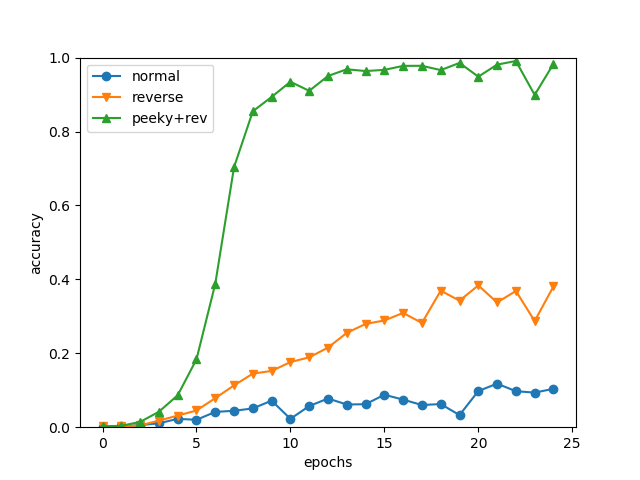

This figure's Python source:
import sys
sys.path.append('..')
from common.np import np
import matplotlib as mpl
mpl.use('Agg')
import matplotlib.pyplot as plt
from dataset import sequence
from common.optimizer import Adam
from common.trainer import Trainer
from common.util import eval_seq2seq
from seq2seq import Seq2seq
from peeky_seq2seq import PeekySeq2seq


# Reading dataset
(x_train, t_train), (x_test, t_test) = sequence.load_data('addition.txt')
x_train_rev, x_test_rev = x_train[:, ::-1], x_test[:, ::-1]
char_to_id, id_to_char = sequence.get_vocab()

# Setting hyperparameters
vocab_size = len(char_to_id)
wordvec_size = 16
hidden_size = 128
batch_size = 128
max_epoch = 25
max_grad = 5.0

# Make Model & Optimizer & Trainer

def train_eval(x_train, x_test, is_peeky):
    if is_peeky:
        model = PeekySeq2seq(vocab_size, wordvec_size, hidden_size)
    else:
        model = Seq2seq(vocab_size, wordvec_size, hidden_size)
    optimizer = Adam()
    trainer = Trainer(model, optimizer)

    acc_list = []
    for epoch in range(max_epoch):
        trainer.fit(x_train, t_train, max_epoch=1, batch_size=batch_size, max_grad=max_grad)
        correct_num = 0
        for i in range(len(x_test)):
            question, correct = x_test[[i]], t_test[[i]]
            verbose = i < 10
            correct_num += eval_seq2seq(model, question, correct, id_to_char, verbose)
        acc = float(correct_num) / len(x_test)
        acc_list.append(acc)
        print('val acc %.3f%%' % (acc * 100))
    return acc_list


# Plot as graph
acc_nomal = train_eval(x_train, x_test, is_peeky=False)
acc_rev = train_eval(x_train_rev, x_test_rev, is_peeky=False)
acc_pk = train_eval(x_train_rev, x_test_rev, is_peeky=True)
x_normal = np.arange(len(acc_nomal))
x_reverse = np.arange(len(acc_rev))
x_pk = np.arange(len(acc_pk))
plt.plot(x_normal, acc_nomal, marker='o', label="normal")
plt.plot(x_reverse, acc_rev, marker='v', label="reverse")
plt.plot(x_pk, acc_pk, marker='^', label="peeky+rev")

plt.xlabel('epochs')
plt.ylabel('accuracy')
plt.ylim(0, 1.0)
plt.legend()
plt.savefig('train_seq2seq.png')

